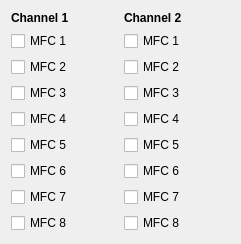
     <widget class="QWidget" name="horizontalLayoutWidget_3">
      <property name="geometry">
       <rect>
        <x>1760</x>
        <y>380</y>
        <width>241</width>
        <height>240</height>
       </rect>
      </property>
      <layout class="QHBoxLayout" name="horizontalLayout_3">
       <item>
        <layout class="QVBoxLayout" name="verticalLayout">
         <item>
          <widget class="QLabel" name="label_8">
           <property name="maximumSize">
            <size>
             <width>16777215</width>
             <height>21</height>
            </size>
           </property>
           <property name="font">
            <font>
             <weight>75</weight>
             <bold>true</bold>
            </font>
           </property>
           <property name="text">
            <string>Channel 1</string>
           </property>
          </widget>
         </item>
         <item>
          <widget class="QCheckBox" name="checkBox_ch1_mfc1">
           <property name="maximumSize">
            <size>
             <width>16777215</width>
             <height>21</height>
            </size>
           </property>
           <property name="text">
            <string>MFC 1</string>
           </property>
          </widget>
         </item>
         <item>
          <widget class="QCheckBox" name="checkBox_ch1_mfc2">
           <property name="maximumSize">
            <size>
             <width>16777215</width>
             <height>21</height>
            </size>
           </property>
           <property name="text">
            <string>MFC 2</string>
           </property>
          </widget>
         </item>
         <item>
          <widget class="QCheckBox" name="checkBox_ch1_mfc3">
           <property name="maximumSize">
            <size>
             <width>16777215</width>
             <height>21</height>
            </size>
           </property>
           <property name="text">
            <string>MFC 3</string>
           </property>
          </widget>
         </item>
         <item>
          <widget class="QCheckBox" name="checkBox_ch1_mfc4">
           <property name="maximumSize">
            <size>
             <width>16777215</width>
             <height>21</height>
            </size>
           </property>
           <property name="text">
            <string>MFC 4</string>
           </property>
          </widget>
         </item>
         <item>
          <widget class="QCheckBox" name="checkBox_ch1_mfc5">
           <property name="maximumSize">
            <size>
             <width>16777215</width>
             <height>21</height>
            </size>
           </property>
           <property name="text">
            <string>MFC 5</string>
           </property>
          </widget>
         </item>
         <item>
          <widget class="QCheckBox" name="checkBox_ch1_mfc6">
           <property name="maximumSize">
            <size>
             <width>16777215</width>
             <height>21</height>
            </size>
           </property>
           <property name="text">
            <string>MFC 6</string>
           </property>
          </widget>
         </item>
         <item>
          <widget class="QCheckBox" name="checkBox_ch1_mfc7">
           <property name="maximumSize">
            <size>
             <width>16777215</width>
             <height>21</height>
            </size>
           </property>
           <property name="text">
            <string>MFC 7</string>
           </property>
          </widget>
         </item>
         <item>
          <widget class="QCheckBox" name="checkBox_ch1_mfc8">
           <property name="maximumSize">
            <size>
             <width>16777215</width>
             <height>21</height>
            </size>
           </property>
           <property name="text">
            <string>MFC 8</string>
           </property>
          </widget>
         </item>
        </layout>
       </item>
       <item>
        <layout class="QVBoxLayout" name="verticalLayout_4">
         <item>
          <widget class="QLabel" name="label_20">
           <property name="maximumSize">
            <size>
             <width>16777215</width>
             <height>21</height>
            </size>
           </property>
           <property name="font">
            <font>
             <weight>75</weight>
             <bold>true</bold>
            </font>
           </property>
           <property name="text">
            <string>Channel 2</string>
           </property>
          </widget>
         </item>
         <item>
          <widget class="QCheckBox" name="checkBox_ch2_mfc1">
           <property name="maximumSize">
            <size>
             <width>16777215</width>
             <height>21</height>
            </size>
           </property>
           <property name="text">
            <string>MFC 1</string>
           </property>
          </widget>
         </item>
         <item>
          <widget class="QCheckBox" name="checkBox_ch2_mfc2">
           <property name="maximumSize">
            <size>
             <width>16777215</width>
             <height>21</height>
            </size>
           </property>
           <property name="text">
            <string>MFC 2</string>
           </property>
          </widget>
         </item>
         <item>
          <widget class="QCheckBox" name="checkBox_ch2_mfc3">
           <property name="maximumSize">
            <size>
             <width>16777215</width>
             <height>21</height>
            </size>
           </property>
           <property name="text">
            <string>MFC 3</string>
           </property>
          </widget>
         </item>
         <item>
          <widget class="QCheckBox" name="checkBox_ch2_mfc4">
           <property name="maximumSize">
            <size>
             <width>16777215</width>
             <height>21</height>
            </size>
           </property>
           <property name="text">
            <string>MFC 4</string>
           </property>
          </widget>
         </item>
         <item>
          <widget class="QCheckBox" name="checkBox_ch2_mfc5">
           <property name="maximumSize">
            <size>
             <width>16777215</width>
             <height>21</height>
            </size>
           </property>
           <property name="text">
            <string>MFC 5</string>
           </property>
          </widget>
         </item>
         <item>
          <widget class="QCheckBox" name="checkBox_ch2_mfc6">
           <property name="maximumSize">
            <size>
             <width>16777215</width>
             <height>21</height>
            </size>
           </property>
           <property name="text">
            <string>MFC 6</string>
           </property>
          </widget>
         </item>
         <item>
          <widget class="QCheckBox" name="checkBox_ch2_mfc7">
           <property name="maximumSize">
            <size>
             <width>16777215</width>
             <height>21</height>
            </size>
           </property>
           <property name="text">
            <string>MFC 7</string>
           </property>
          </widget>
         </item>
         <item>
          <widget class="QCheckBox" name="checkBox_ch2_mfc8">
           <property name="maximumSize">
            <size>
             <width>16777215</width>
             <height>21</height>
            </size>
           </property>
           <property name="text">
            <string>MFC 8</string>
           </property>
          </widget>
         </item>
        </layout>
       </item>
      </layout>
     </widget>
